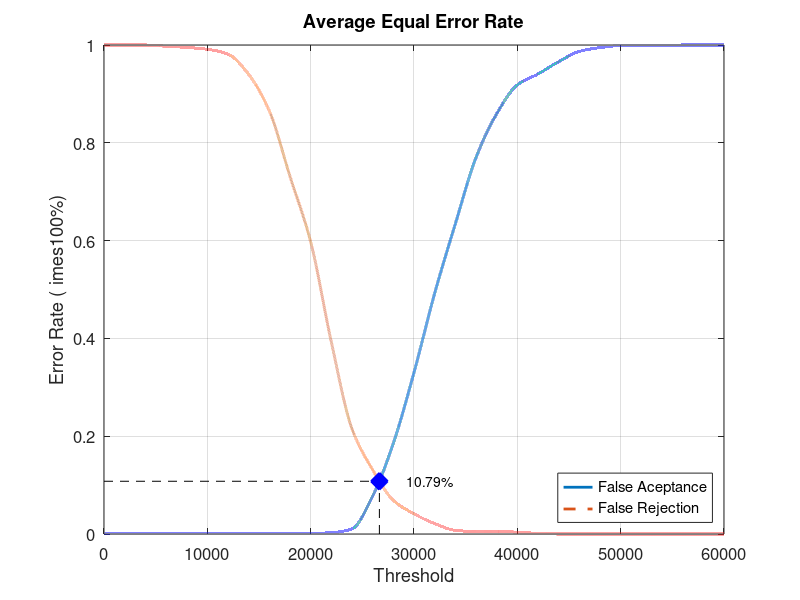
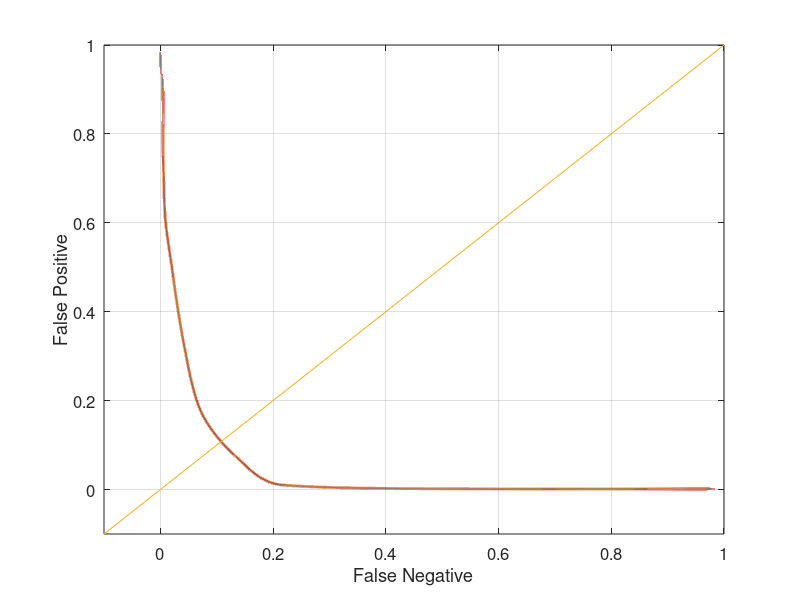

MATLAB code for these plots, in order:
close all;
clear;
clc;
x = 0:2000:60000;
xq = 0:0.5:60000;

y0 = [0 0.00131579 0.00131579 0.00131579 0.00131579 0.00131579 0.00131579 0.00131579 0.00131579 0.00131579 0.00131579 0.00263158 0.0105263 0.0776316 0.185526 0.330263 0.492105 0.634211 0.769737 0.859211 0.918421 0.94079 0.965789 0.986842 0.994737 0.998684 0.998684 0.998684 1 1 1]
yy0 = interp1(x, y0, xq, 'pchip');
y1 = [1 1 1 0.9975 0.995 0.99125 0.98125 0.94 0.865 0.73125 0.5975 0.3925 0.215 0.13125 0.06875 0.04125 0.02125 0.0075 0.005 0.005 0.00375 0.00125 0 0 0 0 0 0 0 0 0]
yy1 = interp1(x, y1, xq, 'pchip');

% Calculating EER: 
y2 = abs(y0 - y1);
find(y2 == min(y2))
yy2 = abs(yy0 - yy1);
xEER = find(yy2 == min(yy2));
xEERIndex = xq(xEER) % X-axis EER
yEER = yy0(xEER) % Y-axis EER

main = figure
plot(xq, yy0,'-','LineWidth', 2);	hold on
plot(xq, yy1,'--','LineWidth', 2);	hold on
plot([xEERIndex xEERIndex], [0 yEER], 'k--');	hold on
plot([0 xEERIndex], [yEER yEER], 'k--');	hold on
plot(xEERIndex, yEER, 'bx', 'LineWidth', 10);	hold on
text(xEERIndex + 10 * xEERIndex / 100, yEER, [num2str(round((10000 * yEER)) / 100) '%'])
legend('False Aceptance', 'False Rejection', 'Location', 'SouthEast')
xlabel('Threshold')
ylabel('Error Rate (	imes100%)')
title('Average Equal Error Rate')
set(gca, 'FontSize', 12)
axis([0 60000 0 1])
grid on

print(main, 'Experiment1AverageMain', '-dpng');
FNRxFPR = figure('Color', [1 1 1]);
plot(yy1, yy0, '-', yy1, yy0, 'LineWidth', 2);
hold on
y = -0.1:0.1:1
plot(y, y); 
set(gca, 'FontSize', 12)
xlabel('False Negative')
ylabel('False Positive')
axis([-0.1 1 -0.1 1])
set(gca, 'FontSize', 12)
grid on

print(FNRxFPR, 'Experiment1AverageFNRxFPR','-dpng');
